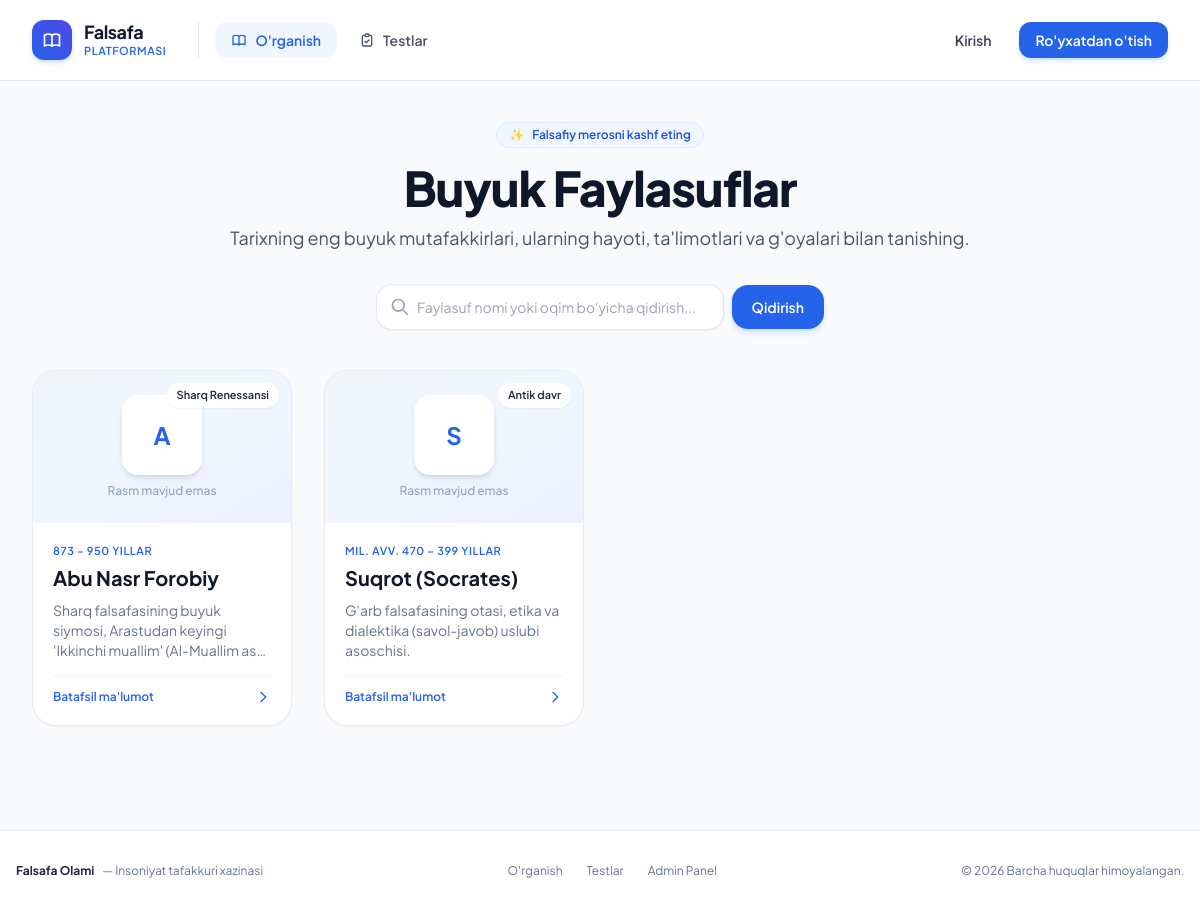
The page /learn/ on the database its author committed.
### philosophers/models.py (models this page shows, shortened)
class Philosopher(models.Model):
    name = models.CharField(
        max_length=200,
        db_index=True,
        verbose_name="Faylasufning ismi"
    )
    slug = models.SlugField(
        max_length=220,
        unique=True,
        blank=True,
        db_index=True,
        verbose_name="Slug (havola uchun)",
        help_text="Bo'sh qoldirilsa, ismdan avtomatik shakllantiriladi."
    )
    era = models.CharField(
        max_length=150,
        blank=True,
        db_index=True,
        verbose_name="Davri / Falsafiy oqimi",
        help_text="Masalan: Antik davr, Sharq Renessansi, Ratsionalizm, Ma'rifatparvarlik..."
    )
    birth_death_years = models.CharField(
        max_length=100,
        blank=True,
        verbose_name="Yashagan yillari",
        help_text="Masalan: Mil. avv. 470 - 399 yoki 980 - 1037"
    )
    image = models.ImageField(
        upload_to='philosophers/',
        blank=True,
        null=True,
        verbose_name="Faylasuf rasmi"
    )
    short_description = models.CharField(
        max_length=400,
        blank=True,
        verbose_name="Qisqacha ta'rif",
        help_text="Ro'yxatda ko'rinadigan qisqacha ma'lumot"
    )
    biography = models.TextField(
        verbose_name="Batafsil ma'lumot (Tarjimai hol va faoliyati)"
    )
    main_ideas = models.TextField(
        blank=True,
        verbose_name="Asosiy falsafiy g'oyalari va ta'limoti"
    )
    famous_quotes = models.TextField(
        blank=True,
        verbose_name="Mashhur iqtiboslari",
        help_text="Har bir iqtibosni yangi qatordan yozishingiz mumkin."
    )
    created_at = models.DateTimeField(
        auto_now_add=True,
        verbose_name="Kiritilgan vaqt"
    )
    updated_at = models.DateTimeField(
        auto_now=True,
        verbose_name="Oxirgi tahrir"
    )
    class Meta:
        verbose_name = "Faylasuf"
        verbose_name_plural = "Faylasuflar"
        ordering = ['name']
        indexes = [
            models.Index(fields=['name']),
            models.Index(fields=['era']),
        ]

### philosophers/views.py (the view)
# urls.py: path('learn/', philosopher_list_view, name='learn'),
def philosopher_list_view(request):
    query = request.GET.get('q', '').strip()
    philosophers = Philosopher.objects.defer('biography', 'main_ideas', 'famous_quotes')
    if query:
        philosophers = philosophers.filter(
            Q(name__icontains=query) |
            Q(era__icontains=query) |
            Q(short_description__icontains=query)
        )
    paginator = Paginator(philosophers, 12)
    page_number = request.GET.get('page', 1)
    page_obj = paginator.get_page(page_number)
    context = {
        'philosophers': page_obj,
        'page_obj': page_obj,
        'query': query,
    }
    return render(request, 'philosophers/list.html', context)

### templates/philosophers/list.html (shortened to what this page needs)
{% extends 'base.html' %}
{% block content %}
<div class="max-w-7xl mx-auto px-4 sm:px-6 lg:px-8 py-10">
    <div class="text-center max-w-3xl mx-auto mb-10">
        <div class="inline-flex items-center gap-2 px-3 py-1 rounded-full bg-blue-50 text-blue-700 text-xs font-semibold mb-4 border border-blue-100">
            <span>✨</span> Falsafiy merosni kashf eting
        </div>
        <h1 class="text-3xl sm:text-5xl font-extrabold text-slate-900 tracking-tight">
            Buyuk Faylasuflar
        </h1>
        <p class="mt-3 text-base sm:text-lg text-slate-600">
            Tarixning eng buyuk mutafakkirlari, ularning hayoti, ta'limotlari va g'oyalari bilan tanishing.
        </p>
        <form method="GET" action="{% url 'learn' %}" class="mt-8 max-w-md mx-auto flex items-center gap-2">
            <div class="relative flex-1">
                <input
                    type="text"
                    name="q"
                    value="{{ query }}"
                    placeholder="Faylasuf nomi yoki oqim bo'yicha qidirish..."
                    class="w-full pl-10 pr-4 py-3 rounded-2xl border border-slate-200 bg-white text-sm text-slate-900 shadow-sm focus:outline-none focus:border-blue-600 focus:ring-2 focus:ring-blue-100 transition"
                />
                <svg class="w-5 h-5 text-slate-400 absolute left-3.5 top-1/2 -translate-y-1/2" fill="none" viewBox="0 0 24 24" stroke="currentColor">
                    <path stroke-linecap="round" stroke-linejoin="round" stroke-width="2" d="M21 21l-6-6m2-5a7 7 0 11-14 0 7 7 0 0114 0z" />
                </svg>
            </div>
            <button
                type="submit"
                class="px-5 py-3 rounded-2xl bg-blue-600 text-white font-semibold text-sm hover:bg-blue-700 transition shadow-md shadow-blue-500/20 active:scale-95 cursor-pointer"
            >
                Qidirish
            </button>
        </form>
    </div>
    {% if philosophers %}
        <div class="grid grid-cols-1 sm:grid-cols-2 md:grid-cols-3 lg:grid-cols-4 gap-6 sm:gap-8">
            {% for item in philosophers %}
                <a
                    href="{% url 'philosopher_detail' slug=item.slug %}"
                    class="group bg-white rounded-3xl border border-slate-200/80 shadow-sm hover:shadow-xl hover:border-blue-300 transition-all duration-300 overflow-hidden flex flex-col transform hover:-translate-y-1"
                >
                    <div class="relative aspect-4/5 w-full bg-slate-100 overflow-hidden">
                        {% if item.image %}
                            <img
                                src="{{ item.image.url }}"
                                alt="{{ item.name }}"
                                loading="lazy"
                                decoding="async"
                                class="w-full h-full object-cover object-top group-hover:scale-105 transition-transform duration-500"
                            />
                        {% else %}
                            <div class="w-full h-full flex flex-col items-center justify-center bg-gradient-to-br from-slate-100 via-blue-50 to-indigo-50 p-6 text-center">
                                <div class="w-20 h-20 rounded-2xl bg-white shadow-md flex items-center justify-center text-blue-600 text-2xl font-bold mb-2 group-hover:scale-110 transition-transform">
                                    {{ item.name|first|upper }}
                                </div>
                                <span class="text-xs text-slate-400 font-medium">Rasm mavjud emas</span>
                            </div>
                        {% endif %}
                        {% if item.era %}
                            <div class="absolute top-3 right-3 bg-white/90 backdrop-blur-md px-2.5 py-1 rounded-full text-[11px] font-semibold text-slate-800 shadow-sm">
                                {{ item.era }}
                            </div>
                        {% endif %}
                    </div>
                    <div class="p-5 flex-1 flex flex-col justify-between">
                        <div>
                            {% if item.birth_death_years %}
                                <div class="text-[11px] font-semibold text-blue-600 tracking-wider uppercase mb-1">
                                    {{ item.birth_death_years }}
                                </div>
                            {% endif %}
                            <h2 class="text-xl font-bold text-slate-900 group-hover:text-blue-600 transition-colors line-clamp-1">
                                {{ item.name }}
                            </h2>
                            {% if item.short_description %}
                                <p class="mt-2 text-xs sm:text-sm text-slate-500 line-clamp-3 leading-relaxed">
                                    {{ item.short_description }}
                                </p>
                            {% endif %}
                        </div>
                        <div class="mt-4 pt-3 border-t border-slate-100 flex items-center justify-between text-xs font-semibold text-blue-600 group-hover:text-blue-700">
                            <span>Batafsil ma'lumot</span>
                            <svg class="w-4 h-4 transform group-hover:translate-x-1 transition-transform" fill="none" viewBox="0 0 24 24" stroke="currentColor">
                                <path stroke-linecap="round" stroke-linejoin="round" stroke-width="2" d="M9 5l7 7-7 7" />
                            </svg>
                        </div>
                    </div>
                </a>
            {% endfor %}
        </div>
    {% endif %}
</div>
{% endblock %}

### templates/base.html (shortened to what this page needs)
<!DOCTYPE html>
<html lang="uz" class="h-full bg-slate-50">
<head>
    <script src="https://cdn.tailwindcss.com"></script>
</head>
<body class="min-h-full flex flex-col justify-between text-slate-800 antialiased selection:bg-blue-600 selection:text-white">
    <header class="sticky top-0 z-40 bg-white/90 backdrop-blur-md border-b border-slate-200/80 shadow-xs">
        <div class="max-w-7xl mx-auto px-4 sm:px-6 lg:px-8">
            <div class="flex items-center justify-between h-16 sm:h-20">
                <div class="flex items-center gap-8">
                    <a href="{% url 'learn' %}" class="flex items-center gap-3 group">
                        <div class="w-10 h-10 rounded-xl bg-gradient-to-tr from-blue-600 to-indigo-600 text-white flex items-center justify-center shadow-md shadow-blue-500/20 group-hover:scale-105 transition-transform">
                        </div>
                        <div>
                            <span class="text-lg font-bold text-slate-900 tracking-tight block leading-tight">Falsafa</span>
                            <span class="text-[11px] font-semibold text-blue-600 tracking-wider uppercase block">Platformasi</span>
                        </div>
                    </a>
                    <nav class="hidden md:flex items-center gap-1.5 pl-4 border-l border-slate-200">
                        <a href="{% url 'learn' %}" class="px-4 py-2 rounded-xl text-sm font-semibold transition-all flex items-center gap-2 {% if request.resolver_match.url_name == 'learn' or request.resolver_match.url_name == 'philosopher_detail' %}bg-blue-50 text-blue-600 shadow-xs{% else %}text-slate-600 hover:text-slate-900 hover:bg-slate-100/70{% endif %}">
                            O'rganish
                        </a>
                        <a href="{% url 'tests' %}" class="px-4 py-2 rounded-xl text-sm font-semibold transition-all flex items-center gap-2 {% if request.resolver_match.url_name == 'tests' %}bg-blue-50 text-blue-600 shadow-xs{% else %}text-slate-600 hover:text-slate-900 hover:bg-slate-100/70{% endif %}">
                            <svg class="w-4 h-4" fill="none" viewBox="0 0 24 24" stroke="currentColor">
                                <path stroke-linecap="round" stroke-linejoin="round" stroke-width="2" d="M9 5H7a2 2 0 00-2 2v12a2 2 0 002 2h10a2 2 0 002-2V7a2 2 0 00-2-2h-2M9 5a2 2 0 002 2h2a2 2 0 002-2M9 5a2 2 0 012-2h2a2 2 0 012 2m-6 9l2 2 4-4" />
                            </svg>
                            Testlar
                        </a>
                    </nav>
                </div>
                <div class="flex items-center gap-3">
                    {% if user.is_authenticated %}
                        <a href="{% url 'dashboard' %}" class="flex items-center gap-2.5 px-3 py-1.5 rounded-xl hover:bg-slate-100 transition">
                            <div class="w-8 h-8 rounded-lg bg-blue-600 text-white font-bold text-xs flex items-center justify-center">
                                {{ user.first_name|first|default:user.username|first|upper }}
                            </div>
                            <span class="text-sm font-semibold text-slate-800 hidden sm:inline">
                                {{ user.first_name|default:user.username }}
                            </span>
                        </a>
                        <form action="{% url 'logout' %}" method="POST" class="inline">
                            {% csrf_token %}
                            <button type="submit" title="Chiqish" class="p-2 rounded-xl text-slate-500 hover:text-red-600 hover:bg-red-50 transition cursor-pointer">
                                <svg class="w-5 h-5" fill="none" viewBox="0 0 24 24" stroke="currentColor">
                                    <path stroke-linecap="round" stroke-linejoin="round" stroke-width="2" d="M17 16l4-4m0 0l-4-4m4 4H7m6 4v1a3 3 0 01-3 3H6a3 3 0 01-3-3V7a3 3 0 013-3h7a3 3 0 013 3v1" />
                                </svg>
                            </button>
                        </form>
                    {% else %}
                        <a href="{% url 'login' %}" class="px-4 py-2 rounded-xl text-sm font-semibold text-slate-700 hover:bg-slate-100 transition">
                            Kirish
                        </a>
                        <a href="{% url 'signup' %}" class="px-4 py-2 rounded-xl text-sm font-semibold text-white bg-blue-600 hover:bg-blue-700 shadow-md shadow-blue-500/20 active:scale-95 transition-all">
                            Ro'yxatdan o'tish
                        </a>
                    {% endif %}
                </div>
            </div>
        </div>
    </header>
    <main class="flex-1">
        {% block content %}{% endblock %}
    </main>
    <footer class="bg-white border-t border-slate-200/80 py-8 mt-16 text-center text-xs text-slate-500">
        <div class="max-w-7xl mx-auto px-4 flex flex-col sm:flex-row items-center justify-between gap-4">
            <div class="flex items-center gap-2">
                <span class="font-bold text-slate-800">Falsafa Olami</span> — Insoniyat tafakkuri xazinasi
            </div>
            <div class="flex items-center gap-6 text-slate-500">
                <a href="{% url 'learn' %}" class="hover:text-blue-600 transition">O'rganish</a>
                <a href="{% url 'tests' %}" class="hover:text-blue-600 transition">Testlar</a>
                <a href="/admin/" target="_blank" class="hover:text-blue-600 transition">Admin Panel</a>
            </div>
            <div>
                &copy; {% now "Y" %} Barcha huquqlar himoyalangan.
            </div>
        </div>
    </footer>
</body>
</html>

### templates/base.html (style rules this page uses)
body { font-family: 'Plus Jakarta Sans', sans-serif; }

### rows shown on the page
Philosopher: name|first "A", era "Sharq Renessansi", birth_death_years "873 – 950 YILLAR", name "Abu Nasr Forobiy", short_description "Sharq falsafasining buyuk siymosi, Arastudan keyingi 'Ikkinchi muallim'…"
Philosopher: name|first "S", era "Antik davr", birth_death_years "MIL. AVV. 470 – 399 YILLAR", name "Suqrot (Socrates)", short_description "G'arb falsafasining otasi, etika va dialektika (savol-javob) uslubi asoschisi."
